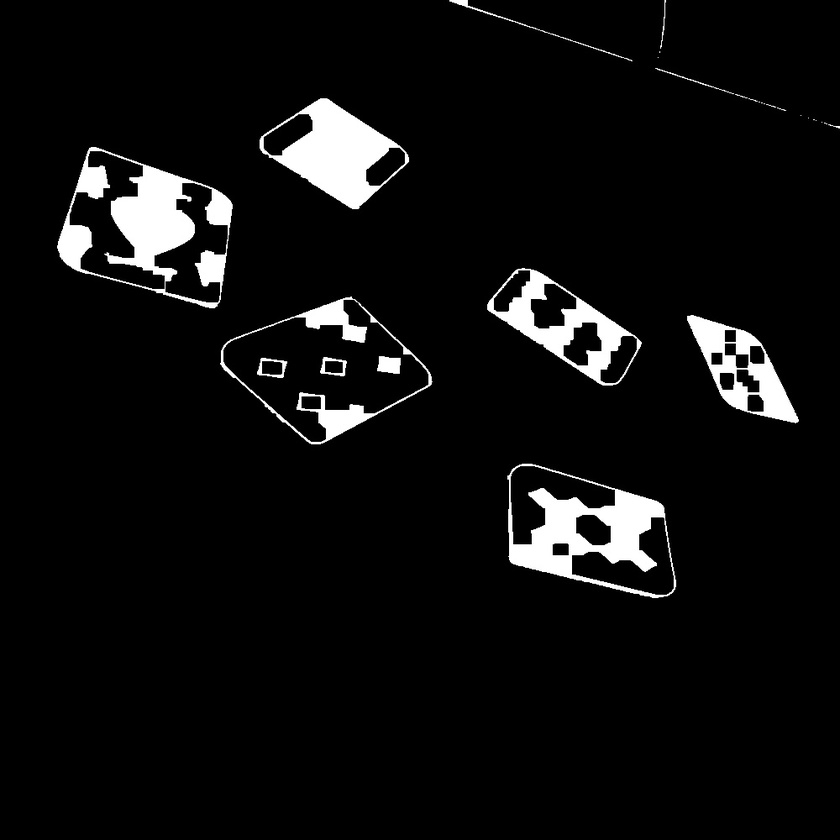
#> input picture 1.jpg, 840 x 840 px, shrunk from 1000 x 1000 before the run
$ python -i config.py   (imports and definitions only)   (older library calls are emulated)
#> lines starting #> are read from the running program, lines starting #| are printed output that depends on the picture
#> further down, picture is the input picture: shape (840, 840, 3); min 0, max 255, mean 14.2
import cv2
import numpy as np

# [106 lines left out: functions match, pokerPredict, printPrediction, printing, findminMax, getCardCornerPoints and 1 more, not called in this run]

def sobel(image):
    x = cv2.Sobel(image, cv2.CV_16S, 1, 0)
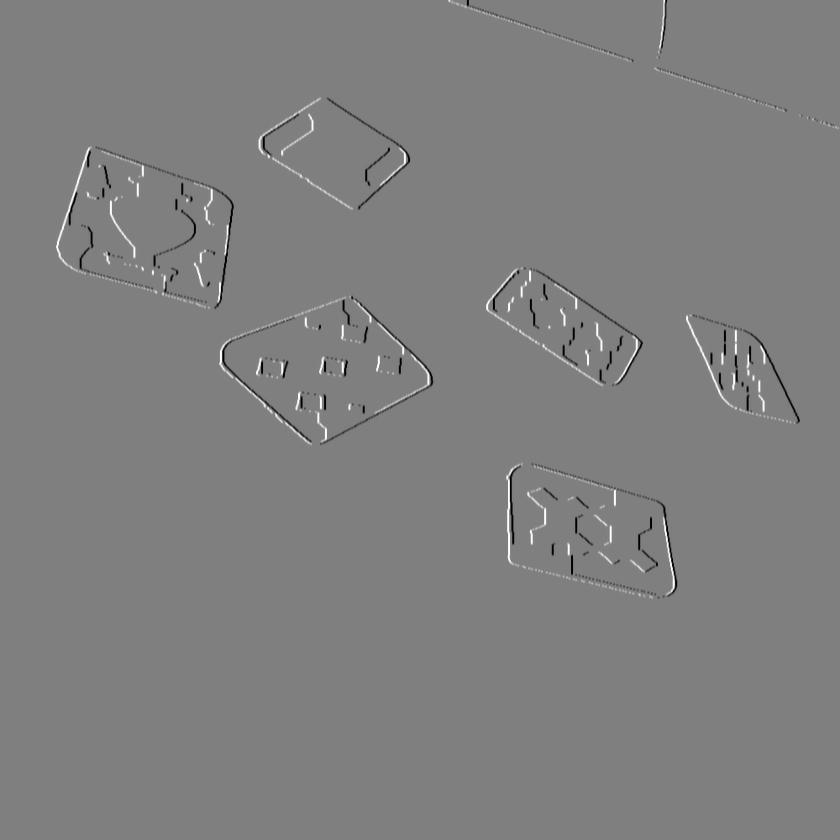
#> x: shape (840, 840, 3) int16; min -1020, max 1020, mean 0; drawn with min black and max white
    y = cv2.Sobel(image, cv2.CV_16S, 0, 1)
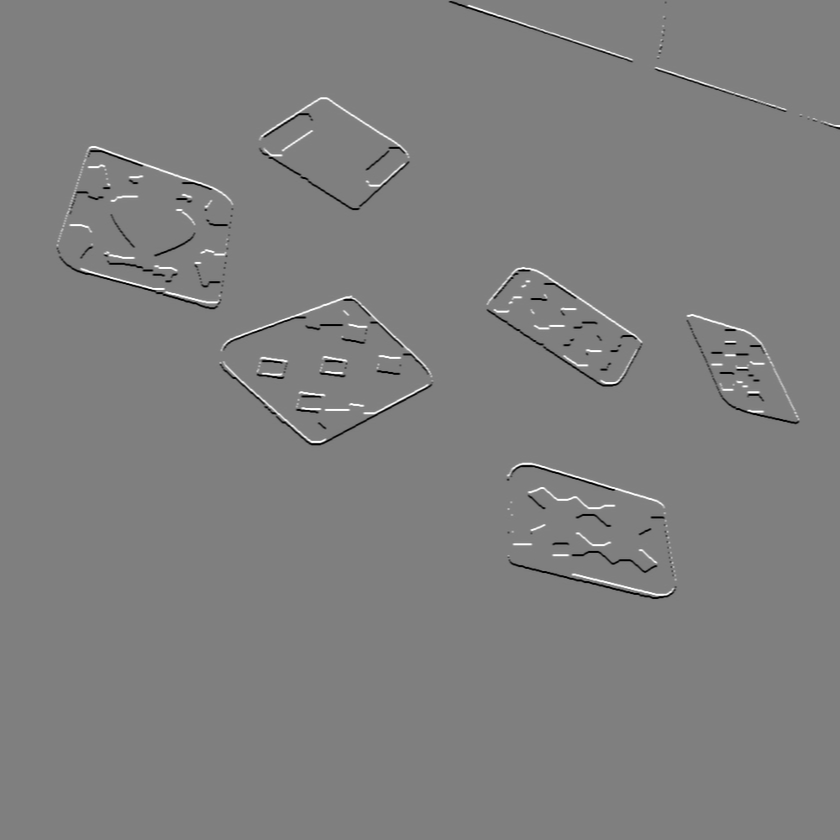
#> y: shape (840, 840, 3) int16; min -1020, max 1020, mean -0.1; drawn with min black and max white
    absX = cv2.convertScaleAbs(x)
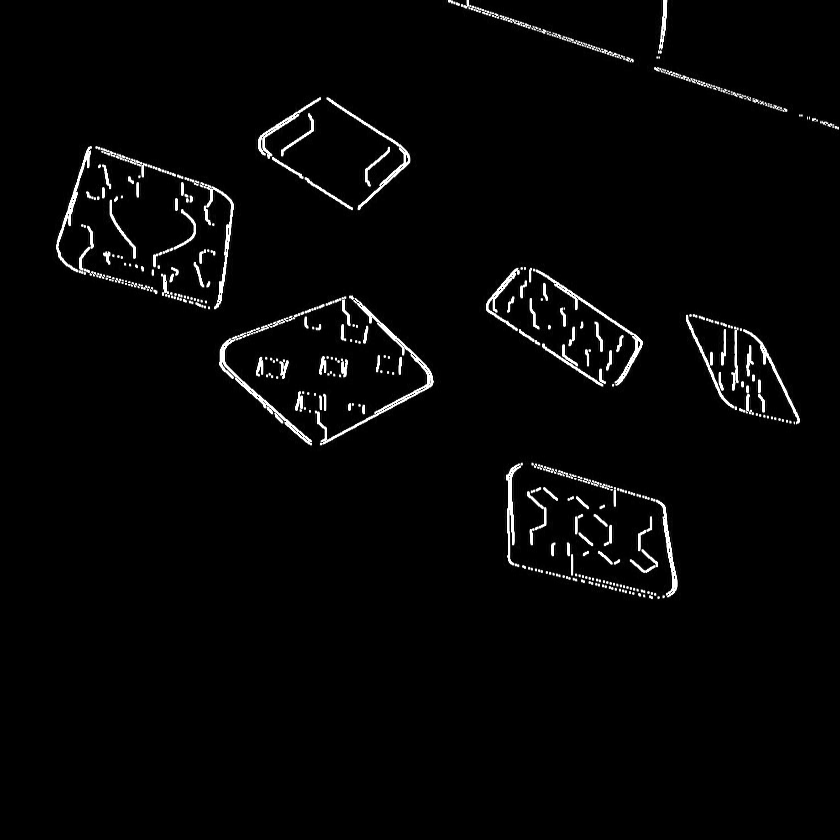
#> absX: shape (840, 840, 3); min 0, max 255, mean 6
    absY = cv2.convertScaleAbs(y)
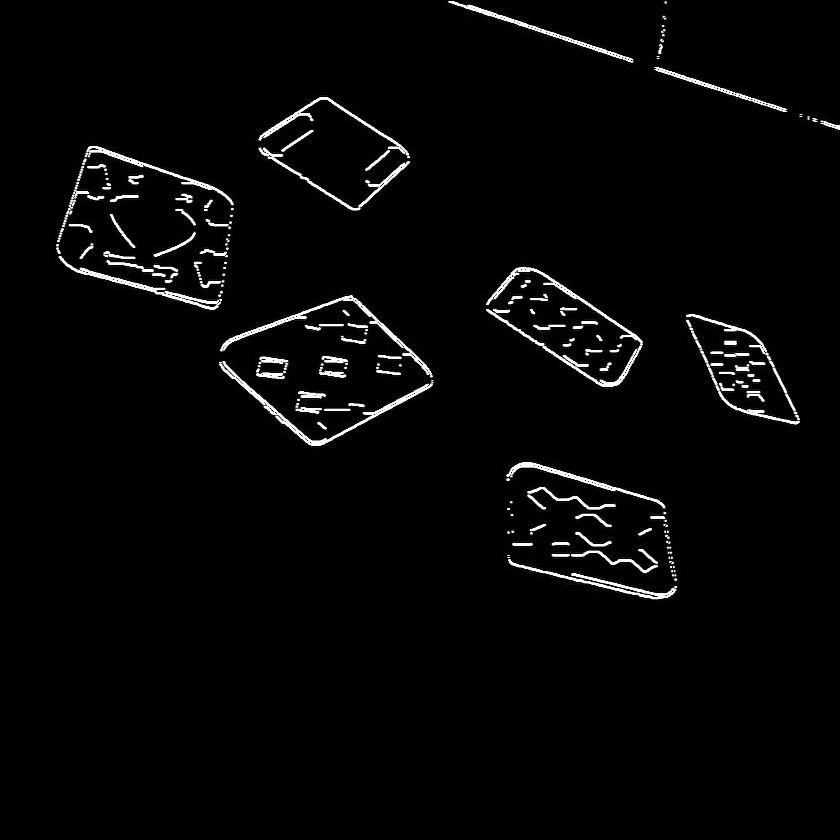
#> absY: shape (840, 840, 3); min 0, max 255, mean 6.4
    return cv2.addWeighted(absX, 0.5, absY, 0.5, 0)
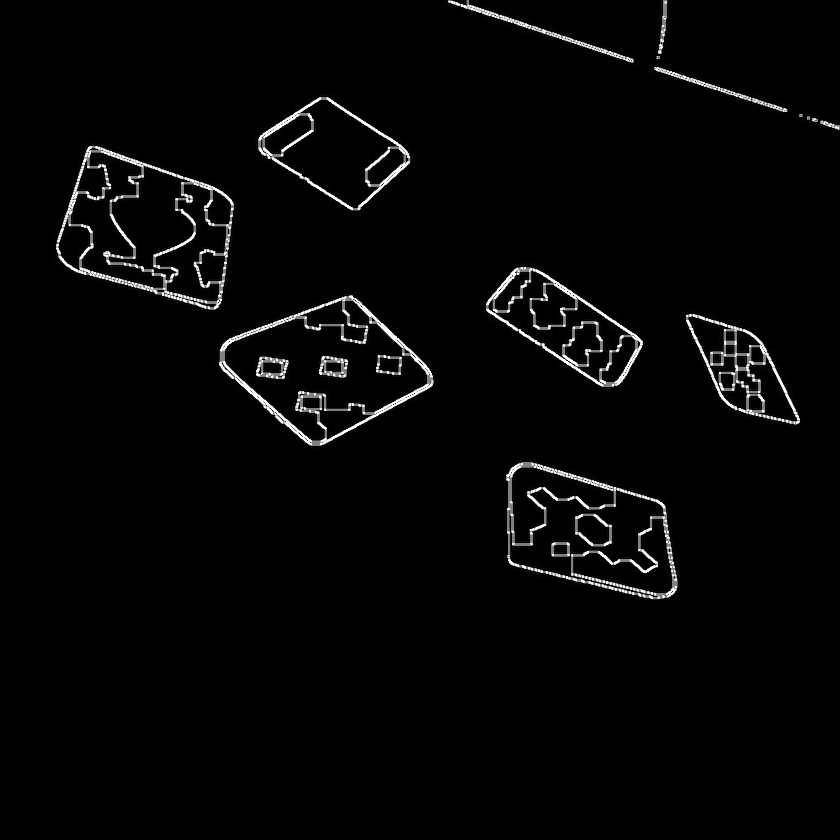
#> returned value: shape (840, 840, 3); min 0, max 255, mean 6.2

# [26 lines left out: functions orbMatch, calcMean, not called in this run]

>>> import cv2
>>> picture = cv2.imread('1.jpg')
>>> result = sobel(picture)
